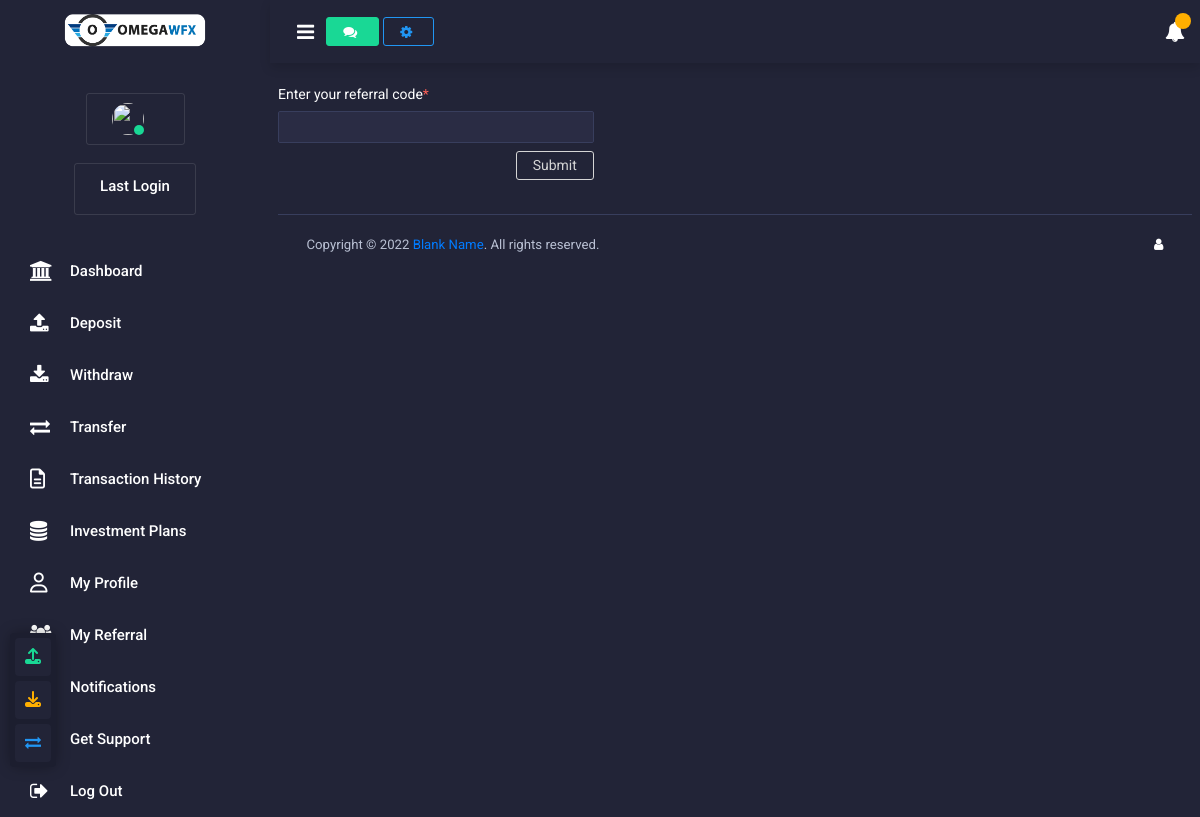
Page /user/referral on the committed database.
### user_core/models.py (models this page shows, shortened)
class Site(models.Model):
    name = models.CharField(max_length=50,null=True,blank=True,default='Blank Name')
    email = models.EmailField(null=True,blank=True,default='Blank Email')
    address = models.CharField(max_length=300,null=True,blank=True,default='Blank Address')
    second_address = models.CharField(max_length=300,null=True,blank=True,default='Blank Address')
    logo = models.ImageField(upload_to='site_images', default='logo.png')
    phone_number = models.IntegerField(null=True,blank=True,default=0)
    owned_by = models.CharField(max_length=50,null=True,blank=True,default='Admin')

### user_core/views.py (the view)
# urls.py: path('referral',views.user_referral, name='user_referral'),
def user_referral(request):
    try:
        site = Site.objects.get(pk=1)
    except Site.DoesNotExist:
        site = Site.objects.create(pk=1)
        site.save()
    if request.user.username:
        return redirect('/user/ref')
    referred_by = request.GET.get('referred_by')
    if referred_by:
        request.session['referred_by'] = referred_by
        return redirect('/accounts/signup')
    if request.method == 'POST':
        referred_by = request.POST['referred_by']
        if referred_by:
            request.session['referred_by'] = referred_by
            return redirect('/accounts/signup')
    context = {
        'site':site
    }
    return render(request,'user/referral.html',context)

### templates/user/referral.html (shortened to what this page needs)
{% extends 'user/main.html' %} {% load static %}{% block content %}
<div class="main-panel">
    <div class="content-wrapper">
        <div class="row ">
              <div class="col-12">
                <div class="page-header" style="border: none; padding-bottom: 0px; margin-bottom: 10px;">
                    <form action="/user/referral" method="POST">
                        <div class="form-group">
                        <label class="form-control-label">Enter your referral code<span class="text-danger">*</span></label>
                        <input type="text" name="referred_by" id="" class="form-control">
                        <div class="d-grid gap-2 d-md-flex justify-content-md-end">
                        <button  class="btn btn-outline-light my-2" type="submit">Submit</button>
                        </div>
                        </div>
                    </form>
                </div>
              </div>
            </div
    </div>
{% endblock content %}

### templates/user/main.html (shortened to what this page needs)
{% load static %}
<!DOCTYPE html>
<html lang="en">
<head>
    <link rel="stylesheet" href="{% static 'user/vendors/flag-icon-css/css/flag-icon.min.css' %}">
    <link rel="stylesheet" href="{% static 'user/vendors/ti-icons/css/themify-icons.css' %}">
    <link rel="stylesheet" href="{% static 'user/vendors/typicons/typicons.css' %}">
    <link rel="stylesheet" href="{% static 'user/vendors/css/vendor.bundle.base.css' %}">
    <link rel="stylesheet" href="{% static 'user/vendors/datatables.net-bs4/dataTables.bootstrap4.css' %}">
    <link rel="stylesheet" href="{% static 'user/vendors/datatables.net-fixedcolumns-bs4/fixedColumns.bootstrap4.min.css' %}">
    <link rel="stylesheet" href="{% static 'user/css/demo_3/style.css' %}">
  <link rel="stylesheet" href="https://cdnjs.cloudflare.com/ajax/libs/font-awesome/4.7.0/css/font-awesome.min.css">
<link rel="stylesheet" href="https://cdnjs.cloudflare.com/ajax/libs/normalize/5.0.0/normalize.min.css">
  </head>
  <body class="dark-theme">
    <div class="container-scroller">
<nav class="navbar default-layout col-lg-12 col-12 p-0 fixed-top d-flex flex-row">
        <div class="text-center navbar-brand-wrapper d-flex align-items-top justify-content-center">
          <a class="navbar-brand brand-logo" href="/user/">
            <img alt="" src="{{ site.logo.url }}" style='height: 40px; width: auto;'>
          </a>
        </div>
        <div class="navbar-menu-wrapper d-flex align-items-center">
          <button class="navbar-toggler navbar-toggler align-self-center" type="button" data-toggle="minimize">
            <span class="fa fa-bars"></span>
          </button>
            <a href="/user/support" class="btn btn-success mr-1">
                            <i class="fa fa-comments"></i>
                          </a>
            <a href="/user/profile" class="btn btn-outline-primary">
                            <i class="fa fa-gear"></i>
                          </a>
          <ul class="navbar-nav ml-auto">
            <li class="nav-item dropdown">
                              <a class="nav-link count-indicator" id="notificationDropdown" href="/user/transaction" data-toggle="dropdown">
                <i class="fa fa-bell"></i>
                                <span class="count bg-warning" style="font-size: 8px;">{{ notifications_unread_count }}</span>
                              </a>
            </li>
          </ul>
        </div>
      </nav>
      <div class="container-fluid page-body-wrapper">
        <div class="right-sidebar-toggler-wrapper" style="left: 10px; right: auto;">
          <div class="sidebar-toggler"><a href="/user/deposit"><i class="fas fa-upload text-success"></i></a></div>
          <div class="sidebar-toggler"><a href="/user/withdraw"><i class="fas fa-download text-warning"></i></a></div>
          <div class="sidebar-toggler"><a href="/user/transfer"><i class="fa fa-exchange text-primary"></i></a></div>
        </div>
<nav class="sidebar sidebar-offcanvas" id="sidebar">
          <ul class="nav">
            <li class="nav-item nav-profile">
              <a href="/user/profile" class="nav-link">
                <div class="profile-image">
                    <img class="img-xs rounded-circle" src="{{ profile.image.url }}" alt="">
                  <div class="dot-indicator bg-success"></div>
                </div>
              </a>
          <div class='text-center px-2 py-1 w-100' style=""> {% for message in messages %} <p class="text-center w-100" style="">{{message}}</p> {% endfor %}</div>
            </li>
            <li class="nav-item nav-profile text-center" style='margin-bottom: 0px; margin-top: -20px;'>
              <a href="" class="nav-link">
                <div class="text-wrapper">
                  <p class="profile-name">Last Login</p>
                </div>
              </a>
            </li>
            <li class="nav-item">
              <a class="nav-link" href="/user/">
                  <i class='fa fa-bank i-con'></i>
                <span class="menu-title">Dashboard</span>
              </a>
            </li>
            <li class="nav-item">
              <a class="nav-link" href="/user/deposit">
                  <i class='fa fa-upload i-con'></i>
                <span class="menu-title">Deposit</span>
              </a>
            </li>
            <li class="nav-item">
              <a class="nav-link" href="/user/withdraw">
                  <i class='fa fa-download i-con'></i>
                <span class="menu-title">Withdraw</span>
              </a>
            </li>
            <li class="nav-item">
              <a class="nav-link" href="/user/transfer">
                  <i class='fa fa-exchange i-con'></i>
                <span class="menu-title">Transfer</span>
              </a>
            </li>
            <li class="nav-item">
              <a class="nav-link" data-toggle="collapse" href="/user/transaction" aria-expanded="false" aria-controls="transact">
                <i class='fa fa-file-text-o i-con'></i>
                <span class="menu-title">Transaction History</span>
              </a>
            </li>
            <li class="nav-item">
              <a class="nav-link" href="/user/plans">
                  <i class='fa fa-database i-con'></i>
                <span class="menu-title">Investment Plans</span>
              </a>
            </li>
            <li class="nav-item">
              <a class="nav-link" href="/user/profile">
                  <i class='fa fa-user-o i-con'></i>
                <span class="menu-title">My Profile</span>
              </a>
            </li>
            <li class="nav-item">
              <a class="nav-link" href="/user/ref">
                  <i class='fa fa-users i-con'></i>
                <span class="menu-title">My Referral</span>
              </a>
            </li>
            <li class="nav-item">
              <a class="nav-link" href="/user/notification">
                  <i class='fa fa-bell i-con'></i>
                <span class="menu-title">Notifications</span>
              </a>
            </li>
            <li class="nav-item">
              <a class="nav-link" href="/user/support">
                  <i class='fa fa-commenting-o i-con'></i>
                <span class="menu-title">Get Support</span>
              </a>
            </li>
            <li class="nav-item">
              <a class="nav-link" href="/accounts/logout">
                  <i class='fa fa-sign-out i-con'></i>
                <span class="menu-title">Log Out</span>
              </a>
            </li>
          </ul>
        </nav>
          {% block content %}{% endblock content %}
          <footer class="footer">
            <div class="container-fluid clearfix">
              <span class="text-muted d-block text-center text-sm-left d-sm-inline-block">Copyright © 2022 <a
                  href="/">{{ site.name }}</a>. All rights reserved.</span>
              <span class="float-none float-sm-right d-block mt-1 mt-sm-0 text-center"><i class="fa fa-user"></i> {{ request.user.username }} </span>
            </div>
          </footer>
        </div>
        </div>
        </div>
      </body>
    </html>

### templates/user/main.html (style rules this page uses)
* { box-sizing: border-box; }
body { top: 0px !important; }
.content-wrapper { background: #222437; }

### rows in the picture
Site: logo (picture), name "Blank Name"
